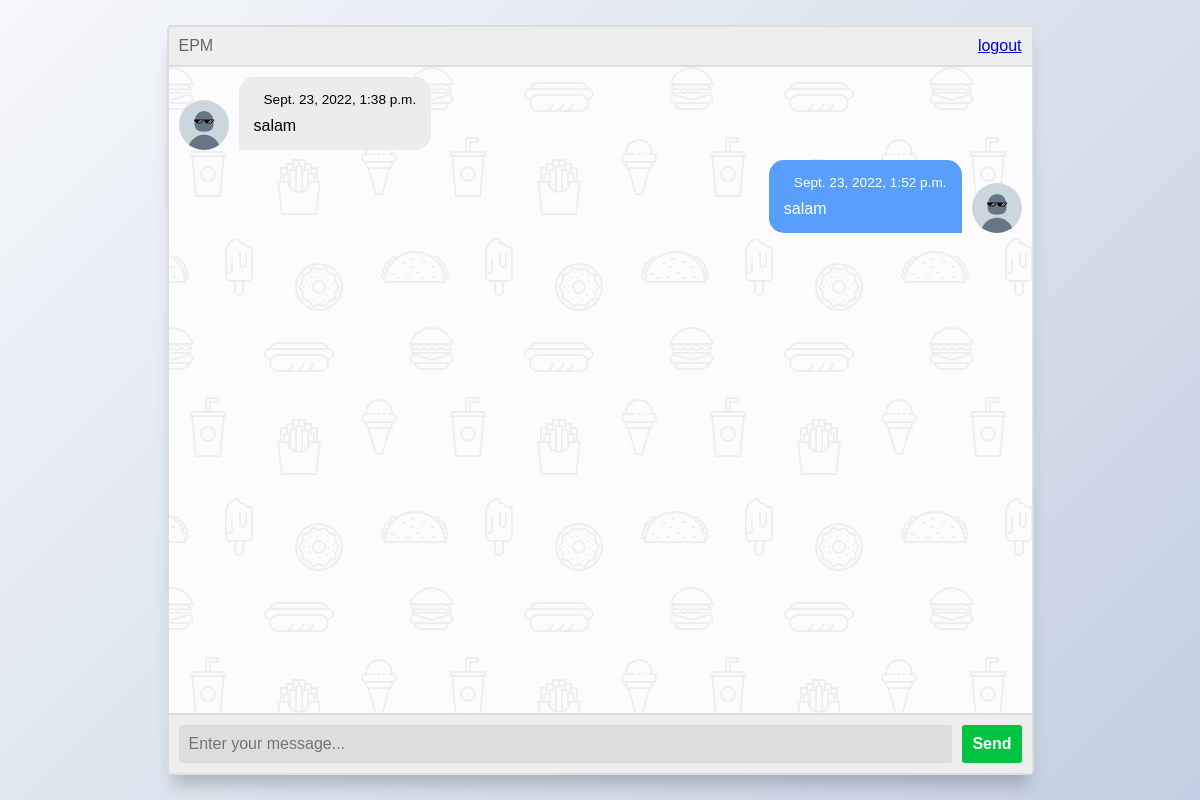
/home/, run on the app's committed database.
### accounts/models.py (models this page shows, shortened)
class Epm(models.Model):
    text = models.CharField(max_length=1000)
    time = models.DateTimeField(default=timezone.now)
    us = models.BooleanField()

### accounts/views.py (the view, shortened to what this page needs)
# urls.py: path('home/',home,name="home"),
def home(request):
    form = EpmForm()
    user = request.user
    epms = Epm.objects.all()
    return render(request,'accounts/index.html',{'myname':user.username,'form':form,'epms':epms})

### accounts/forms.py
class EpmForm(forms.ModelForm):
    class Meta:
        model = Epm
        fields = ['text', ]

### accounts/templates/accounts/index.html (shortened to what this page needs)
{% load static %}
<!DOCTYPE html>
<html lang="en" >
<head>
<meta http-equiv="X-UA-Compatible" content="ie=edge"><link rel="stylesheet" href="{% static 'accounts/style2.css' %}">
</head>
<body>
<section class="msger">
  <header class="msger-header">
    <div class="msger-header-title">
       EPM
    </div>
    <div class="msger-header-options">
      <a href="{% url 'accounts:logout' %}">logout</a>
    </div>
  </header>
  <main class="msger-chat">
    {% for i in epms %}
    <div class="msg {% if i.us %}right-msg{% else %}left-msg{% endif %}">
      <div
       class="msg-img"
       style="background-image: url({% if i.us %}{% static 'accounts/m.jfif'%}{% else %}{% static 'accounts/m.jfif'%}{% endif %})"
      ></div>
      <div class="msg-bubble">
        <div class="msg-info">
          <div class="msg-info-time">{{i.time}}</div>
        </div>
        <div class="msg-text">
          {{i.text}}
        </div>
      </div>
    </div>
    {% endfor %}
  </main>
  <form class="msger-inputarea" method="post" enctype="multipart/form-data">{% csrf_token %}
    <input type="text" class="msger-input" placeholder="Enter your message..." name="text">
    <button type="submit" class="msger-send-btn">Send</button>
  </form>
</section>
</body>
</html>

### accounts/static/accounts/style2.css (style rules this page uses)
:root { --body-bg: linear-gradient(135deg, #f5f7fa 0%, #c3cfe2 100%); --msger-bg: #fff; --border: 2px solid #ddd; --left-msg-bg: #ececec; --right-msg-bg: #579ffb; }
html { box-sizing: border-box; }
*, *:before, *:after { margin: 0; padding: 0; box-sizing: inherit; }
body { display: flex; justify-content: center; align-items: center; height: 100vh; background-image: var(--body-bg); font-family: Helvetica, sans-serif; }
.msger { display: flex; flex-flow: column wrap; justify-content: space-between; width: 100%; max-width: 867px; margin: 25px 10px; height: calc(100% - 50px); border: var(--border); border-radius: 5px; background: var(--msger-bg); box-shadow: 0 15px 15px -5px rgba(0, 0, 0, 0.2); }
.msger-header { display: flex; justify-content: space-between; padding: 10px; border-bottom: var(--border); background: #eee; color: #666; }
.msger-chat { flex: 1; overflow-y: auto; padding: 10px; }
.msg { display: flex; align-items: flex-end; margin-bottom: 10px; }
.msg:last-of-type { margin: 0; }
.msg-img { width: 50px; height: 50px; margin-right: 10px; background: #ddd; background-repeat: no-repeat; background-position: center; background-size: cover; border-radius: 50%; }
.msg-bubble { max-width: 450px; padding: 15px; border-radius: 15px; background: var(--left-msg-bg); }
.msg-info { display: flex; justify-content: space-between; align-items: center; margin-bottom: 10px; }
.msg-info-time { font-size: 0.85em; }
.left-msg .msg-bubble { border-bottom-left-radius: 0; }
.right-msg { flex-direction: row-reverse; }
.right-msg .msg-bubble { background: var(--right-msg-bg); color: #fff; border-bottom-right-radius: 0; }
.right-msg .msg-img { margin: 0 0 0 10px; }
.msger-inputarea { display: flex; padding: 10px; border-top: var(--border); background: #eee; }
.msger-inputarea * { padding: 10px; border: none; border-radius: 3px; font-size: 1em; }
.msger-input { flex: 1; background: #ddd; }
.msger-send-btn { margin-left: 10px; background: rgb(0, 196, 65); color: #fff; font-weight: bold; cursor: pointer; transition: background 0.23s; }
.msger-chat { background-color: #fcfcfe; }

### data on the page
Epm: time "Sept. 23, 2022, 1:38 p.m.", text "salam"
Epm: time "Sept. 23, 2022, 1:52 p.m.", text "salam"
